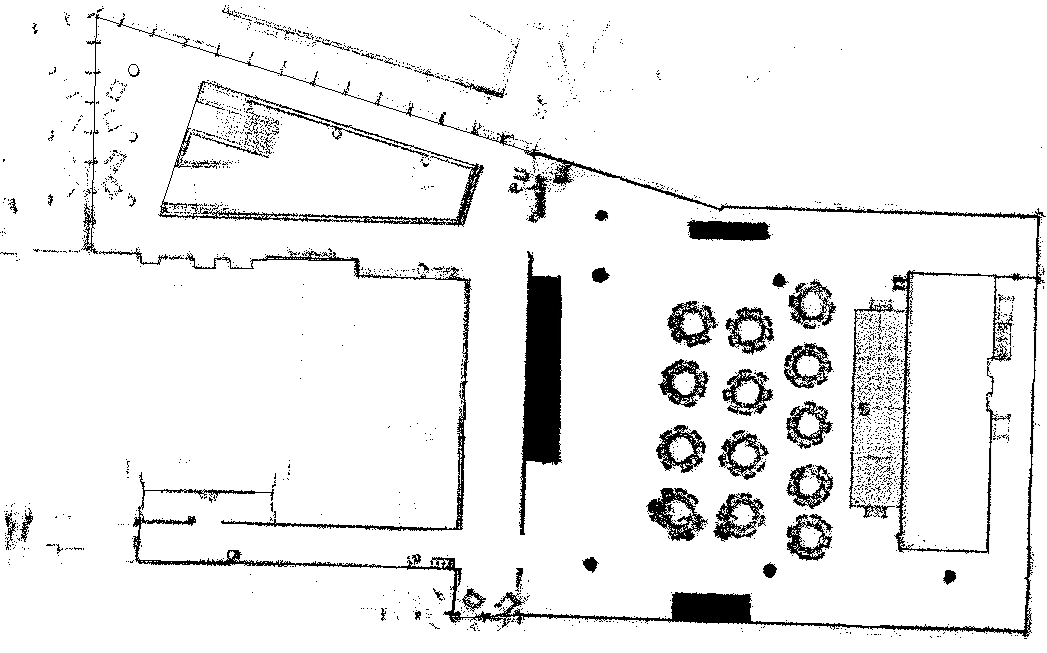
#> input picture utils/alum_rotated.png, 1047 x 653 px, given in place of plab_4-1_rotated_crop.png, which was not available
$ python astar_energy.py
#> lines starting #> are read from the running program, lines starting #| are printed output that depends on the picture; after the words box and inside, x2 and y2 are one past the last pixel; in counts of white or black regions, pixels touching at a corner belong together; pictures that were not available may be replaced by others from this repository, and a replacement may not be noted
#> further down, grid is the input picture: shape (653, 1047); min 0, max 255, mean 236.4
#| Grid shape: (653, 1047)
import numpy as np
import cv2
import heapq
from scipy.ndimage import distance_transform_edt
import matplotlib.pyplot as plt
from time import time


class EnergyAStarPlanner:
    def __init__(self, binary_grid, robot_radius_pixels=5):

#> called with robot_radius_pixels = 5
        self.binary = binary_grid
        self.h, self.w = binary_grid.shape

        self.obstacles = binary_grid > 0
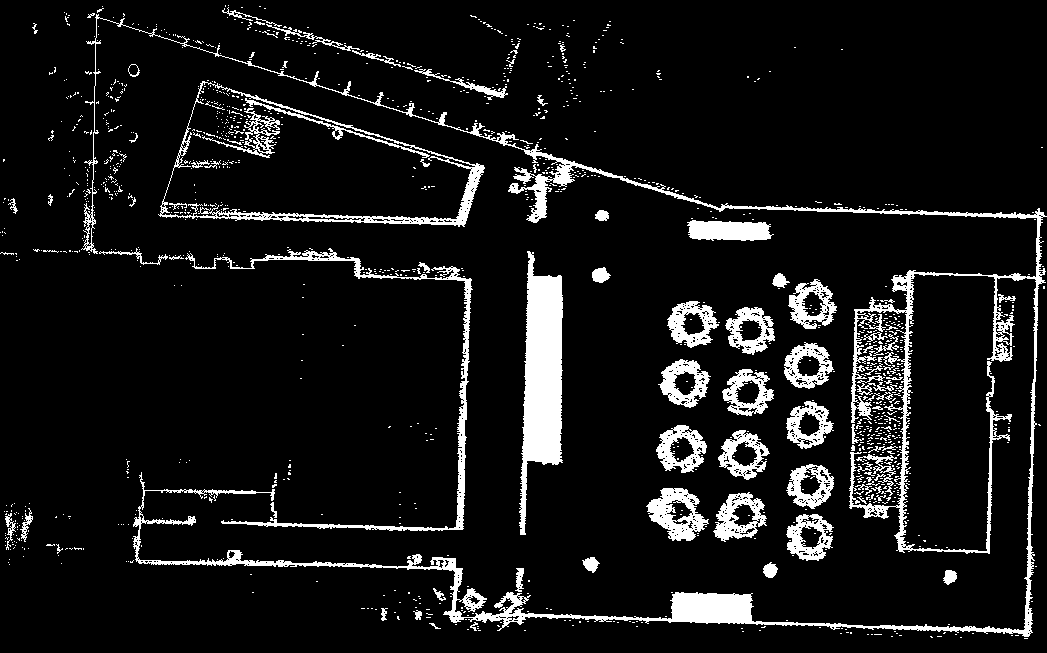
#> self.obstacles: shape (653, 1047) bool; 9% white; 1225 white regions (1136 under 20 px), largest, box (x1, y1, x2, y2) and area: (81, 14, 1047, 637) 19849, (519, 251, 563, 535) 7392, (185, 248, 473, 531) 3592

        # Distance transform
        self.dist = distance_transform_edt(~self.obstacles)
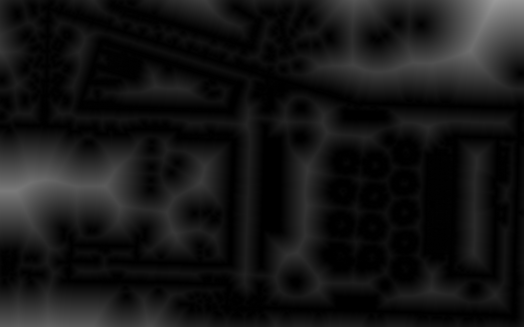
#> self.dist: shape (653, 1047) float64 (shown at 1/2 size); min 0, max 155.6, mean 21

        self.robot_radius_pixels = robot_radius_pixels
        self.valid = self.dist > robot_radius_pixels
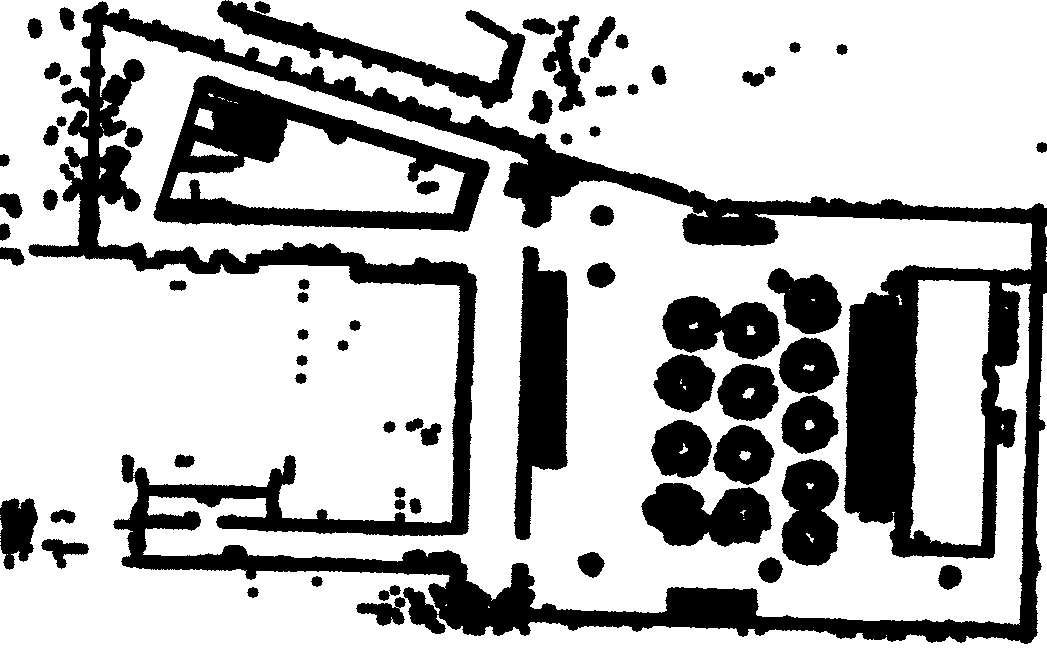
#> self.valid: shape (653, 1047) bool; 72.1% white; 72 black regions, largest, box (x1, y1, x2, y2) and area: (28, 1, 1047, 644) 103245, (153, 75, 490, 232) 18738, (514, 246, 568, 540) 10731

        # Normalized clearance
        eps = 1e-6
        clearance = np.maximum(self.dist - robot_radius_pixels, eps)
        self.clearance = clearance
        self.max_clearance = np.max(clearance)
#> self.max_clearance = 150.6

        # 16-connected neighbors (reduces grid bias)
        self.neighbors = []
        for dx in [-1, 0, 1]:
            for dy in [-1, 0, 1]:
                if dx == 0 and dy == 0:
                    continue
                self.neighbors.append((dx, dy, np.hypot(dx, dy)))

        # add half diagonals
        for dx, dy in [(2,1),(1,2),(-2,1),(-1,2),(2,-1),(1,-2),(-2,-1),(-1,-2)]:
            self.neighbors.append((dx, dy, np.hypot(dx, dy)))

        # Precompute gradient of clearance for smoothing
        self.grad_y, self.grad_x = np.gradient(self.clearance)
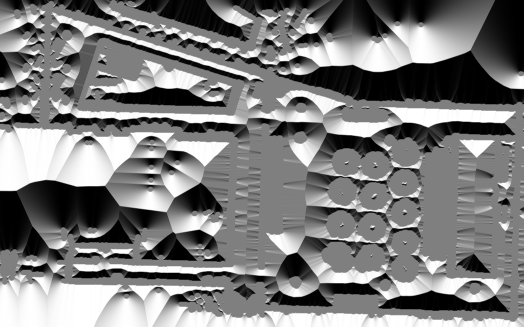
#> self.grad_y: shape (653, 1047) float64 (shown at 1/2 size); min -1, max 1, mean -0.00917; drawn with min black and max white
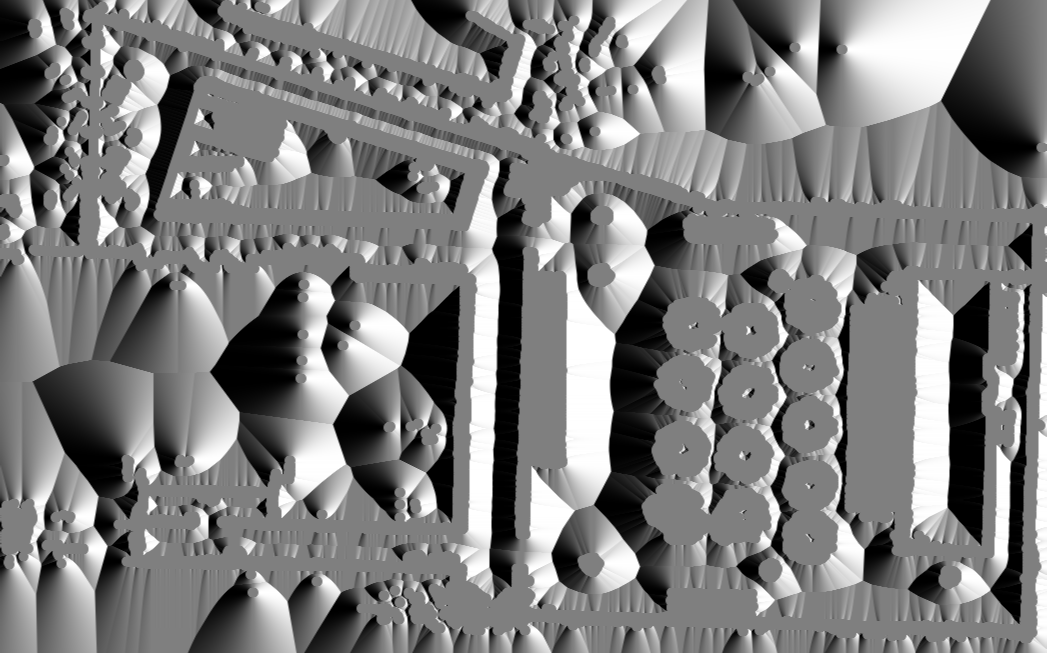
#> self.grad_x: shape (653, 1047) float64; min -1, max 1, mean -0.0139; drawn with min black and max white

    # --------------------------------------------------------
    # Heuristic
    # --------------------------------------------------------

    def heuristic(self, a, b):
        return np.hypot(a[0] - b[0], a[1] - b[1])

    # --------------------------------------------------------
    # A* Planning
    # --------------------------------------------------------

    def plan(self, start, goal):

        start = (int(start[0]), int(start[1]))
        goal = (int(goal[0]), int(goal[1]))

        if not self.valid[start[1], start[0]]:
            print("Start in collision.")
            return None
        if not self.valid[goal[1], goal[0]]:
            print("Goal in collision.")
            return None

        g_score = np.full((self.h, self.w), np.inf)
        parent = np.full((self.h, self.w, 2), -1, dtype=int)
        visited = np.zeros((self.h, self.w), dtype=bool)

        pq = []
        g_score[start[1], start[0]] = 0
        heapq.heappush(pq, (0, start))

        beta = 0.1  # valley strength

        while pq:
            _, current = heapq.heappop(pq)
            cx, cy = current

            if visited[cy, cx]:
                continue
            visited[cy, cx] = True

            if current == goal:
                break

            for dx, dy, move_cost in self.neighbors:

                nx = cx + dx
                ny = cy + dy

                if nx < 0 or ny < 0 or nx >= self.w or ny >= self.h:
                    continue
                if not self.valid[ny, nx]:
                    continue

                # Exponential valley preference
                clearance = self.clearance[ny, nx]
                norm_clear = clearance / self.max_clearance

                energy_factor = np.exp(-beta * norm_clear)

                cost = move_cost * energy_factor

                tentative_g = g_score[cy, cx] + cost

                if tentative_g < g_score[ny, nx]:
                    g_score[ny, nx] = tentative_g
                    f = tentative_g + self.heuristic((nx, ny), goal)
                    heapq.heappush(pq, (f, (nx, ny)))
                    parent[ny, nx] = [cx, cy]

        if g_score[goal[1], goal[0]] == np.inf:
            print("No path found.")
            return None

        # Reconstruct path
        path = []
        cur = goal
        while cur != start:
            path.append(cur)
            px, py = parent[cur[1], cur[0]]
            cur = (px, py)
        path.append(start)
        path.reverse()

        return path

    # --------------------------------------------------------
    # High-Resolution Line Collision
    # --------------------------------------------------------

    # [14 lines left out: function line_collision_free, not called in this run]

    # --------------------------------------------------------
    # Elastic Band Smoothing
    # --------------------------------------------------------

    def smooth_path(self, path, alpha=0.1, beta=0.2, n_iter=0):

        if path is None or len(path) < 3:
            return path

        path = np.array(path, dtype=float)

        for _ in range(n_iter):
            new_path = path.copy()

            for i in range(1, len(path)-1):

                prev_pt = path[i-1]
                next_pt = path[i+1]
                curr = path[i]

                # Smoothness force
                smooth_force = alpha * (prev_pt + next_pt - 2*curr)

                # Obstacle repulsion (push toward high clearance)
                x, y = int(curr[0]), int(curr[1])
                grad = np.array([self.grad_x[y, x], self.grad_y[y, x]])

                repel_force = beta * grad

                new_pt = curr + smooth_force + repel_force

                xi, yi = int(new_pt[0]), int(new_pt[1])
                if 0 <= xi < self.w and 0 <= yi < self.h:
                    if self.valid[yi, xi]:
                        new_path[i] = new_pt

            path = new_path

        return [tuple(p) for p in path]

    # --------------------------------------------------------
    # Uniform Arc-Length Resampling
    # --------------------------------------------------------

    def resample_path(self, path, ds):

        if path is None or len(path) < 2:
            return path

        pts = np.array(path, dtype=float)
        deltas = np.diff(pts, axis=0)
        seg_lengths = np.linalg.norm(deltas, axis=1)

        s = np.concatenate(([0.0], np.cumsum(seg_lengths)))
        total_length = s[-1]

        if total_length < ds:
            return [tuple(pts[0]), tuple(pts[-1])]

        s_new = np.arange(0, total_length, ds)
        s_new = np.append(s_new, total_length)

        new_pts = []
        seg_idx = 0

        for si in s_new:
            while seg_idx < len(seg_lengths)-1 and s[seg_idx+1] < si:
                seg_idx += 1

            t = (si - s[seg_idx]) / max(seg_lengths[seg_idx], 1e-9)
            p = pts[seg_idx] + t * deltas[seg_idx]
            new_pts.append(tuple(p))

        return new_pts


# ============================================================
# LOAD MAP
# ============================================================

grid = cv2.imread("plab_4-1_rotated_crop.png", cv2.IMREAD_GRAYSCALE)
grid = 255 - grid
grid = np.array(grid)

print("Grid shape:", grid.shape)

# [11 lines of commented-out code are left out]


start = (69, 473)
goal = (277, 68)
print("Start:", start)
print("Goal:", goal)

# ============================================================
# PLAN
# ============================================================

planner = EnergyAStarPlanner(grid, robot_radius_pixels=5)

t0 = time()
path_unsmoothed = planner.plan(start, goal)
print("Planning time:", time() - t0)

# ============================================================
# LOOP OVER N_ITER VALUES FOR SMOOTHING COMPARISON
# ============================================================

n_iter_values = [50]
smoothed_paths = {}

for n_iter in n_iter_values:
    path = planner.smooth_path(path_unsmoothed.copy() if path_unsmoothed else None, n_iter=n_iter)
    step_size = 8.0
    path = planner.resample_path(path, step_size)
    smoothed_paths[n_iter] = path
#> after the loop, smoothed_paths = 1 item

# ============================================================
# VISUALIZE
# ============================================================

# Colors for different n_iter values
colors = plt.cm.tab20(np.linspace(0, 1, len(n_iter_values)))

plt.figure(figsize=(14, 10))

plt.subplot(1, 2, 1)
plt.imshow(255 - grid, cmap="gray")
plt.title("Binary Grid + Smoothed Paths (different n_iter)")

# Plot all paths
for idx, n_iter in enumerate(n_iter_values):
    path = smoothed_paths[n_iter]
#> (the run stopped early here; a loop or call above may not have finished)

$ run again, on utils/henn_2nd_rotated.png
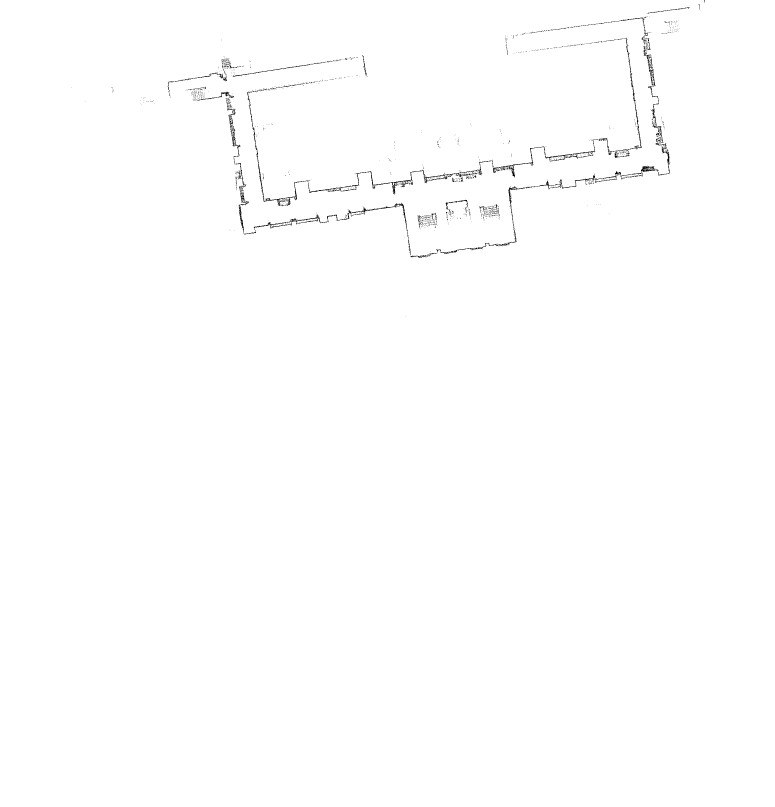
#> input picture utils/henn_2nd_rotated.png, 2323 x 2420 px, given in place of plab_4-1_rotated_crop.png, which was not available (shown at 1/3 size)
#| Grid shape: (2420, 2323)
#> self.obstacles: shape (2420, 2323) bool; 0.4% white in thin lines or dots, all inside (x1, y1, x2, y2) = (213, 0, 2115, 949)
#> self.valid: shape (2420, 2323) bool; 97.6% white; 41 black regions, largest, box (x1, y1, x2, y2) and area: (551, 17, 2074, 779) 58297, (736, 108, 1930, 624) 46410, (498, 164, 1079, 297) 10390
#> self.max_clearance = 1855.1
#> after the loop in plan, `while pq:`:
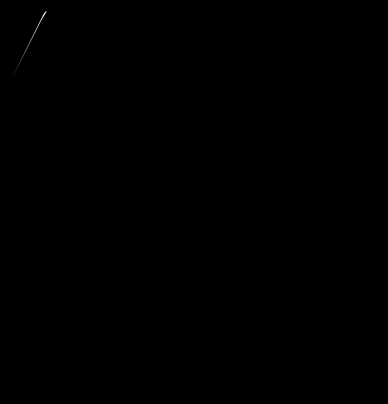
#> g_score: shape (2420, 2323) float64 (shown at 1/6 size); 99.96% of the values are NaN or infinite; the others: min 0, max 454, mean 234.5; drawn with min black, max white, NaN and infinite black
#> the loop in plan, `while cur != start:` made 208 passes
#> (px, py) on passes 1 to 3: (276, 69), (275, 71), (274, 72)
#> after the loop in plan, `while cur != start:`: path = 208 pairs, first value 70 to 277, second value 68 to 471
#> path_unsmoothed = 209 pairs, first value 69 to 277, second value 68 to 473
#> the loop `for n_iter in n_iter_values:` made 1 pass
#> total_length in resample_path on pass 1: 469
#> after the loop `for n_iter in n_iter_values:`: smoothed_paths = 1 item
#> `plt.show()`:
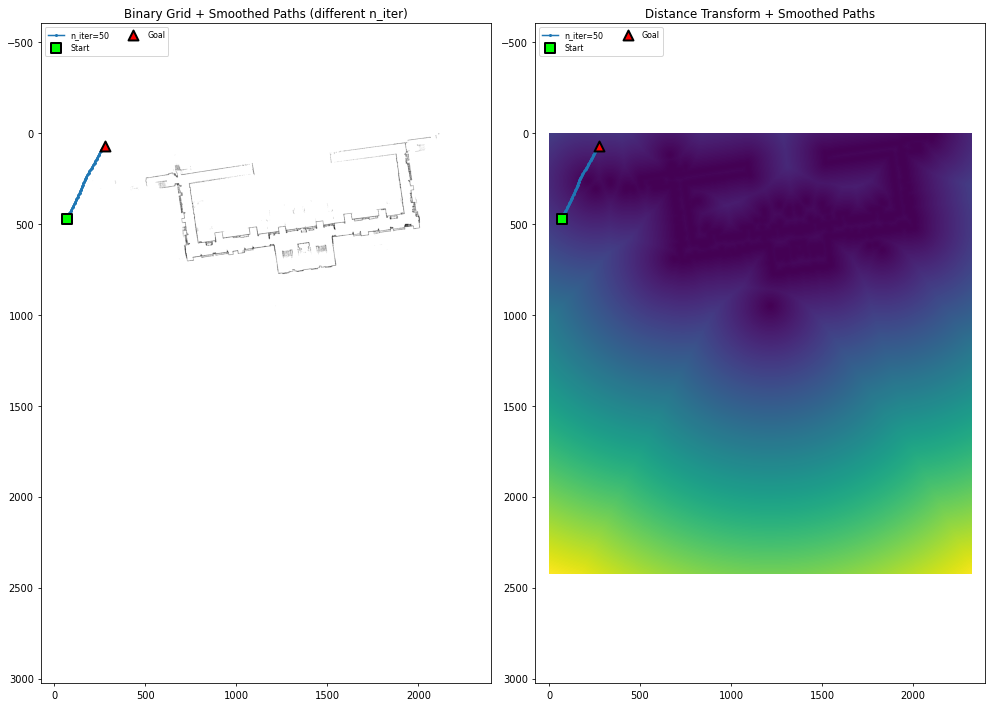
#> figure drawn by matplotlib, 2 panels
